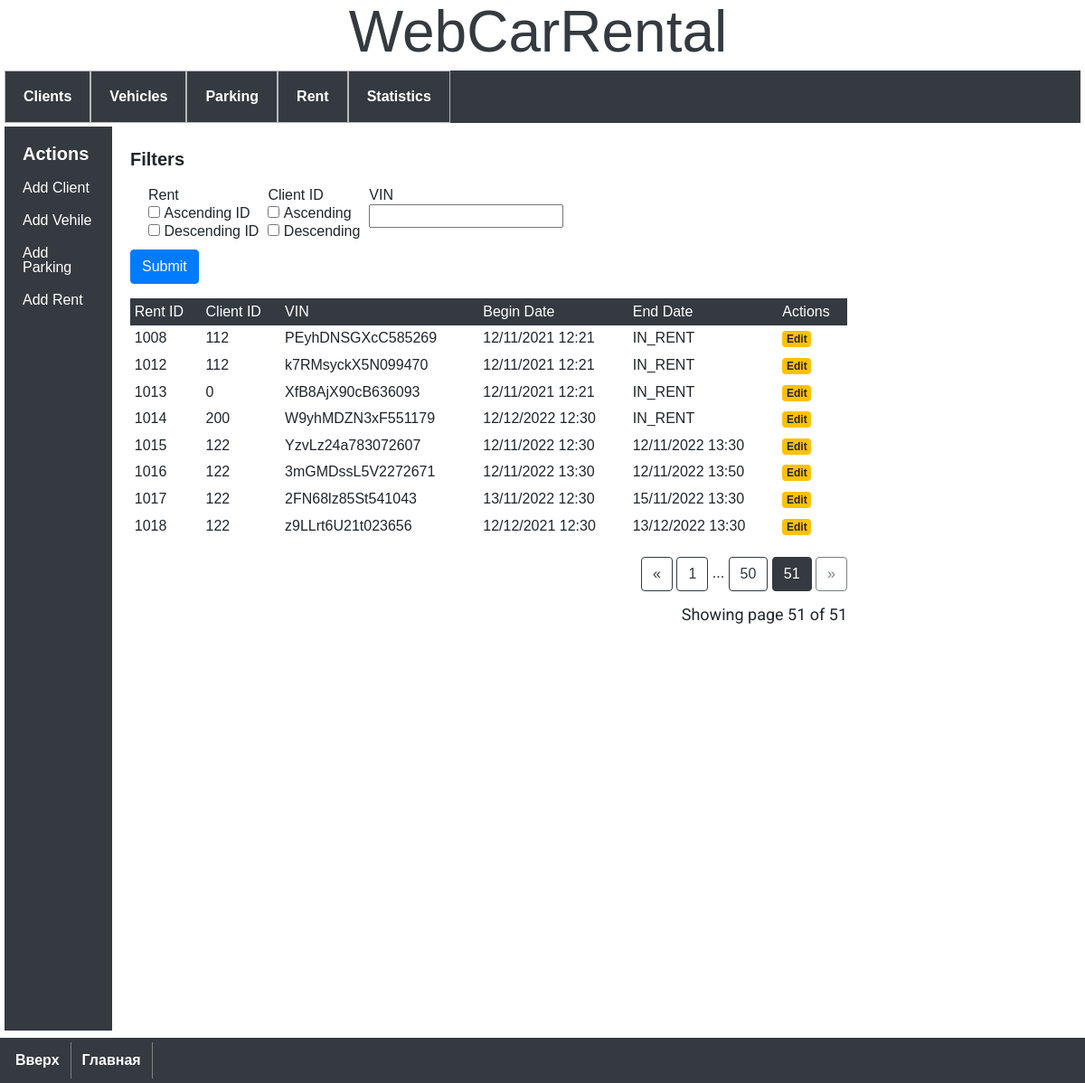
The page /rents?page=51 on the database its author committed.
### model.py (models this page shows, shortened)
class Rent(db.Model):
    __tablename__ = 'rent'
    rent_id = db.Column('rent_id', db.INTEGER, primary_key=True, autoincrement=True)
    client_id = db.Column(db.ForeignKey('client.client_id'))
    vin_number = db.Column(db.ForeignKey('vehicle.vin_number'))
    begin_date = db.Column('begin_date', db.String(50), unique=False)
    end_date = db.Column('end_date', db.String(50), unique=False)

### app.py (the view)
@app.route('/rents', methods=('GET', 'POST'))
def rents():
    form=RentsForm()
    page = request.args.get('page', 1, type=int)
    rents = Rent.query
    select_rent = form.select_rent.data
    select_client_id = form.select_client_id.data
    serch_vin = form.serch_vin.data
    if request.method == 'POST':
        page = 1
        check_status_rent(select_rent)
        check_status_client_id(select_client_id)
        check_status_vin(serch_vin)
    if RentsForm.status_rent == '0':
        form.select_rent.data = []
    if RentsForm.status_rent == '1':
        rents = Rent.query
        form.select_rent.data = ['1']
    if RentsForm.status_rent == '2':
        rents = Rent.query.order_by(desc(Rent.rent_id))
        form.select_rent.data = ['2']
    if RentsForm.status_client_id == '0':
        form.select_client_id.data = []
    if RentsForm.status_client_id == '1':
        rents = rents.order_by(Rent.client_id)
        form.select_client_id.data = ['1']
    if RentsForm.status_client_id == '2':
        rents = rents.order_by(desc(Rent.client_id))
        form.select_client_id.data = ['2']
    if serch_vin:
        rents = rents.filter(Rent.vin_number == serch_vin)
    return render_template(
        './rent/rents.html',
        rents=rents.paginate(page=page, per_page=20),
        form=form)

### forms.py (shortened to what this page needs)
class RentsForm(FlaskForm):
    select_rent = MultiCheckboxField(
        label='Rent',
        choices=[
            (1, 'Ascending ID'),
            (2, 'Descending ID')
        ])
    select_client_id = MultiCheckboxField(
        label='Client ID',
        choices=[
            (1, 'Ascending'),
            (2, 'Descending')
        ])
    serch_vin = StringField(
        label='VIN'
    )
    submit = SubmitField(label=('Submit'))
    status_rent = 0
    status_client_id = 0
    status_vin = 0

### templates/rent/rents.html (shortened to what this page needs)
{% extends 'base.html' %}
{% block content %}
<div class="table-responsive">
    <form class='form-horizontal' method="POST">
        <div class="form-group">
            <h2>Filters</h2>
            <div class="filters" style="display: flex;">
                <ul style="display: flex; padding: 10px;">
                    <li style="margin-left: 10px;">
                        {{ form.select_rent.label }}
                        <br>
                        {{ form.select_rent }}
                    </li>
                    <li style="margin-left: 10px;">
                        {{ form.select_client_id.label }}
                        <br>
                        {{ form.select_client_id }}
                    </li>
                    <li style="margin-left: 10px;">
                        {{ form.serch_vin.label }}
                        <br>
                        {{ form.serch_vin }}
                    </li>
                </ul>
            </div>
            {{ form.submit(class="btn btn-primary") }}
        </div>
    </form>
    <table class="table table-sm table-borderless mb-0">
        <thead class="thead-dark">
            <tr>
                <th>Rent ID</th>
                <th>Client ID</th>
                <th>VIN</th>
                <th>Begin Date</th>
                <th>End Date</th>
                <th>Actions</th>
            </tr>
        </thead>
        <tbody>
            {% for rent in rents %}
            <tr>
                <th scope="row">{{ rent.rent_id }}</th>
                <td>{{ rent.client_id }}</td>
                <td>{{ rent.vin_number }}</td>
                <td>{{ rent.begin_date }}</td>
                <td>{{ rent.end_date }}</td>
                <td><a class="badge badge-warning" href="{{ url_for('edit_rent', rent_id=rent.rent_id) }}">Edit</a></td>
            </tr>
            {% endfor %}
        </tbody>
    </table>
</div>
<br>
<div class="text-right">
    <a href="{{ url_for('rents', page=rents.prev_num) }}"
       class="btn btn-outline-dark
       {% if rents.page == 1 %}disabled{% endif %}">
        &laquo;
    </a>
    {% for page_num in rents.iter_pages(left_edge=1, right_edge=1, left_current=1, right_current=2) %}{% if page_num %}
            {% if rents.page == page_num %}
            <a href="{{ url_for('rents', page=page_num) }}"
               class="btn btn-dark">
                {{ page_num }}
            </a>
            {% else %}
            <a href="{{ url_for('rents', page=page_num) }}"
               class="btn btn-outline-dark">
                {{ page_num }}
            </a>
            {% endif %}
        {% else %}
            ...
        {% endif %}
    {% endfor %}    <a href="{{ url_for('rents', page=rents.next_num) }}"
       class="btn btn-outline-dark
       {% if rents.page == rents.pages %}disabled{% endif %}">
        &raquo;
    </a>
</div>
<p class="text-right mt-3">
   Showing page {{ rents.page }} of {{ rents.pages }}
</p>
{% endblock %}

### static/css/styles.css (style rules this page uses)
h2 { font-size: 20px; font-weight: bold; margin-bottom: 10px; margin-top: 10px; }
p { font-family: 'Roboto', sans-serif; font-size: large; margin-left: 10px; text-indent: 20px; }
body { font-family: 'Montserrat', sans-serif; }

### rows shown on the page
Rent: rent_id "1008", client_id "112", vin_number "PEyhDNSGXcC585269", begin_date "12/11/2021 12:21", end_date "IN_RENT"
Rent: rent_id "1012", client_id "112", vin_number "k7RMsyckX5N099470", begin_date "12/11/2021 12:21", end_date "IN_RENT"
Rent: rent_id "1013", client_id "0", vin_number "XfB8AjX90cB636093", begin_date "12/11/2021 12:21", end_date "IN_RENT"
Rent: rent_id "1014", client_id "200", vin_number "W9yhMDZN3xF551179", begin_date "12/12/2022 12:30", end_date "IN_RENT"
Rent: rent_id "1015", client_id "122", vin_number "YzvLz24a783072607", begin_date "12/11/2022 12:30", end_date "12/11/2022 13:30"
Rent: rent_id "1016", client_id "122", vin_number "3mGMDssL5V2272671", begin_date "12/11/2022 13:30", end_date "12/11/2022 13:50"
Rent: rent_id "1017", client_id "122", vin_number "2FN68lz85St541043", begin_date "13/11/2022 12:30", end_date "15/11/2022 13:30"
Rent: rent_id "1018", client_id "122", vin_number "z9LLrt6U21t023656", begin_date "12/12/2021 12:30", end_date "13/12/2022 13:30"

### other values the page prints
{{ page_num }} "1" "50"
{{ page_num }} "51"
{{ rents.page }} "51"
{{ rents.pages }} "51"
